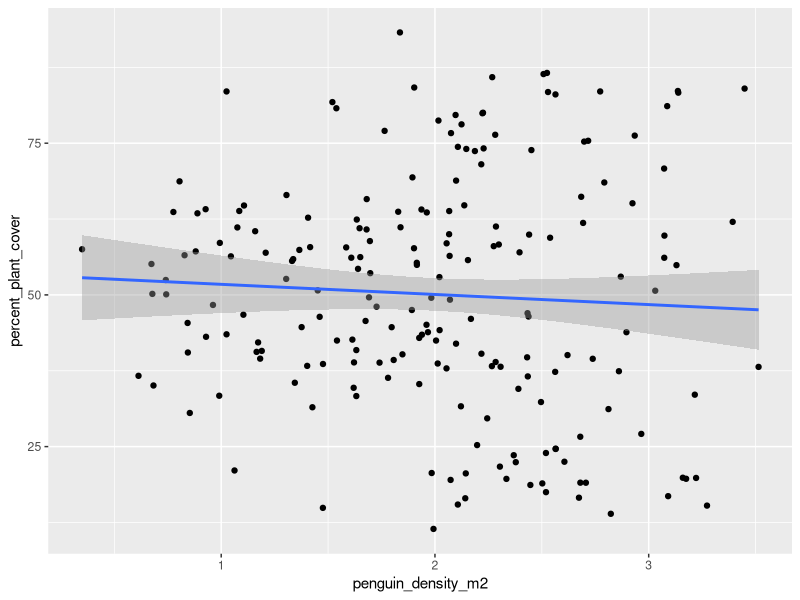
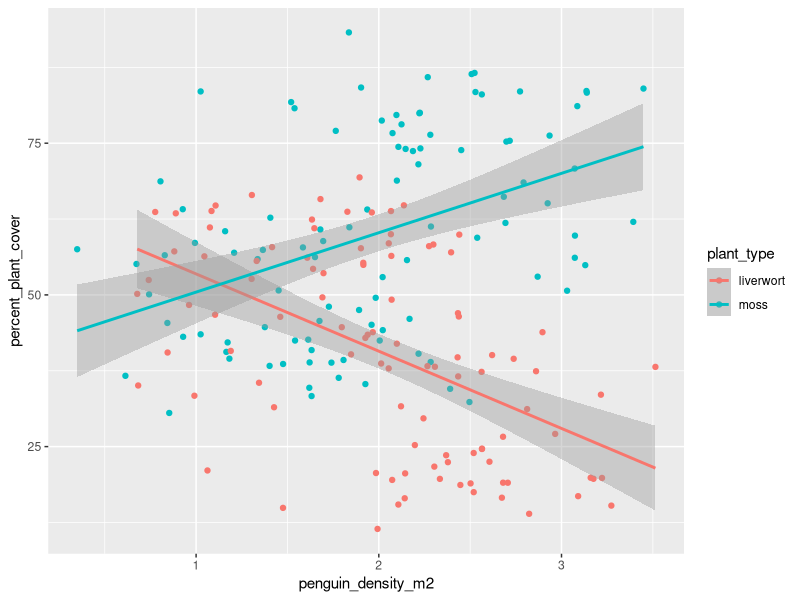

Recreate these plots in R, in order.
## ---- chunk 1
knitr::opts_chunk$set(echo = TRUE)
## ---- chunk 2
# Load tidyverse
library(tidyverse)
## ---- chunk 3
# Load data
plants <- read_csv("../data/nonvascular_plants.csv")
## ---- chunk 4
# View first few rows of data
head(plants)

# View last few rows of data
tail(plants)
## ---- chunk 5
# Scatterplot with line of best fit
ggplot(plants, aes(penguin_density_m2, percent_plant_cover)) +
  geom_point() +
  geom_smooth(method = "lm")
## ---- chunk 6
# Find correlation coefficient of scatterplot
r <- cor(plants$penguin_density_m2, plants$percent_plant_cover)

# View r
r
## ---- chunk 7
# Find r-squared
r^2
## ---- chunk 8
# Summary of linear regression results
summary(lm(data = plants, percent_plant_cover ~ penguin_density_m2))
## ---- chunk 9
# Scatterplot
ggplot(plants, aes(penguin_density_m2, percent_plant_cover, color = plant_type)) +
  geom_point() +
  geom_smooth(method = "lm")
## ---- chunk 10
# Summary of linear regression results
summary(lm(data = plants, percent_plant_cover ~ penguin_density_m2 * plant_type))
